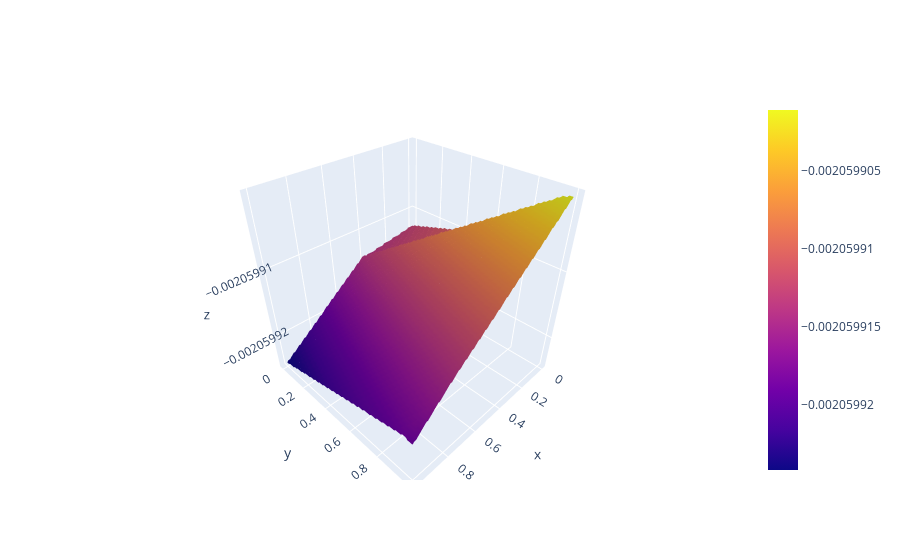

The notebook cell this image was saved under:
### Code cell
out = nn_predict(params, grid)
z = out.reshape(k,k)
fig = go.Figure(data=go.Surface(x=x, y=y, z=z))
fig.show()
